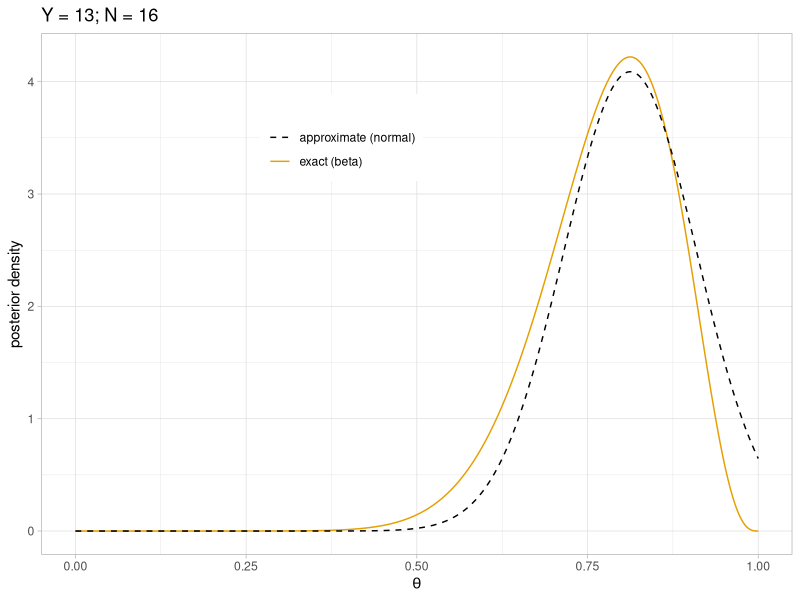
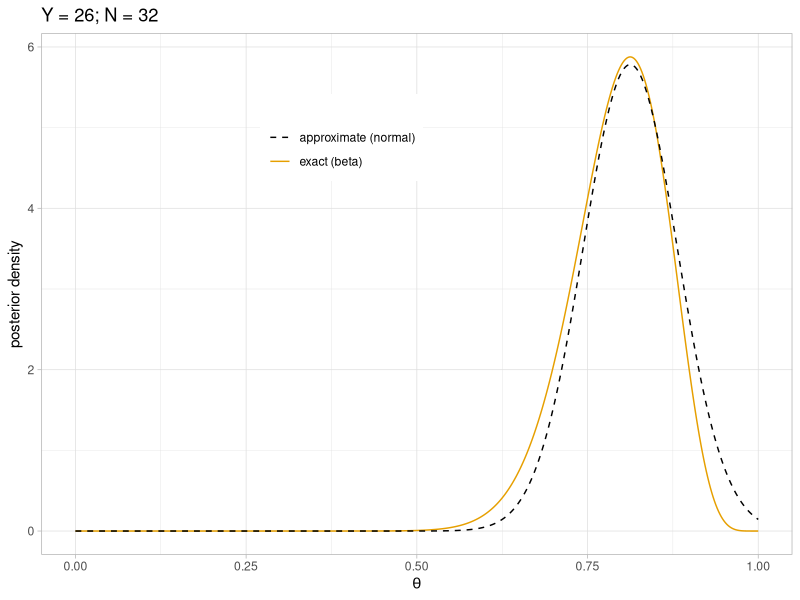
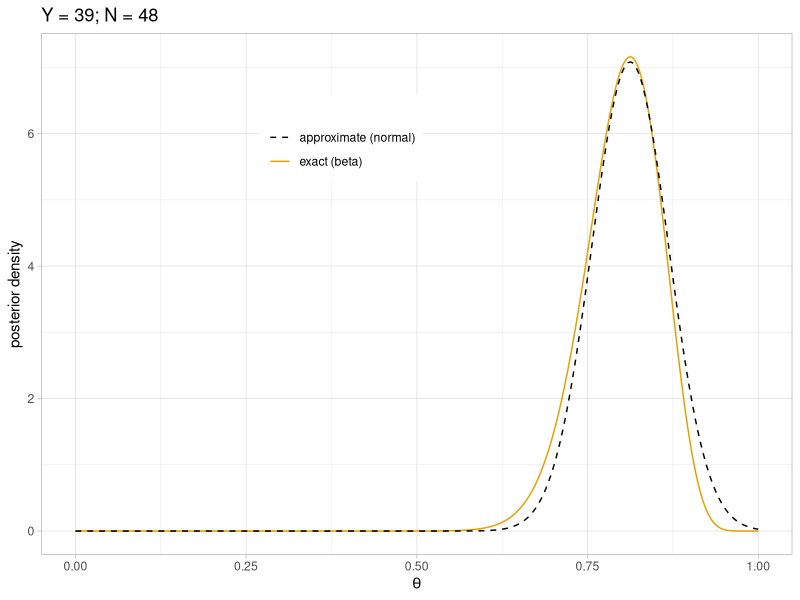
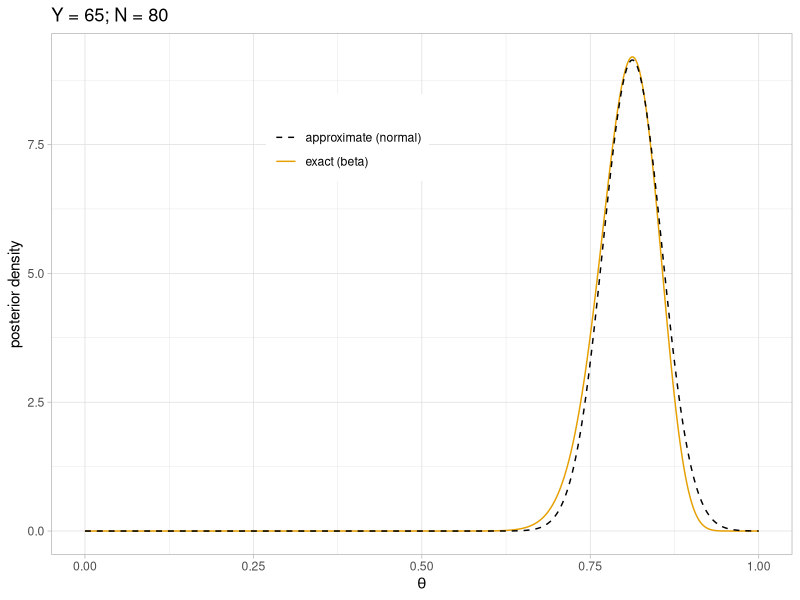
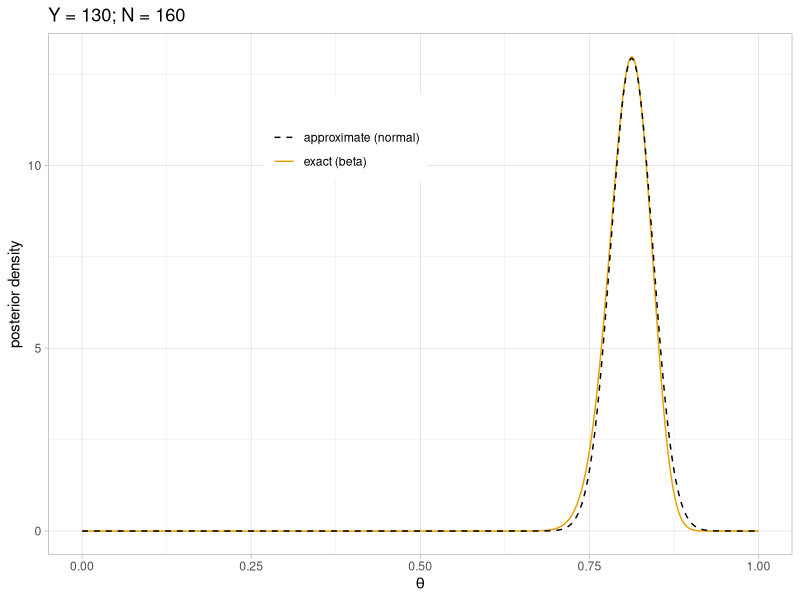
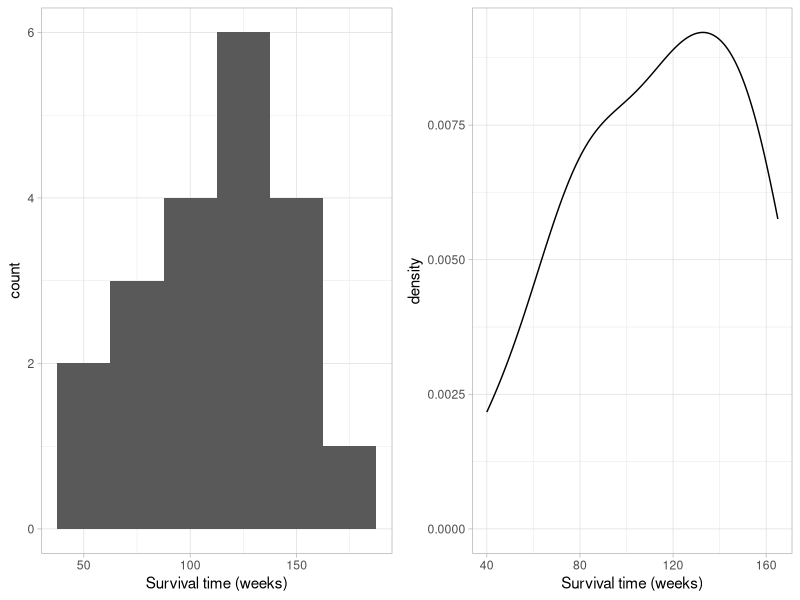
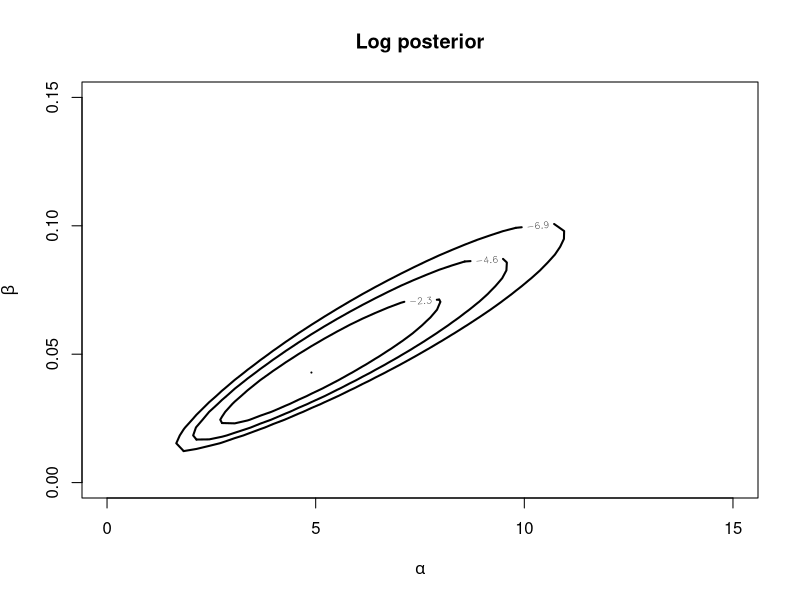
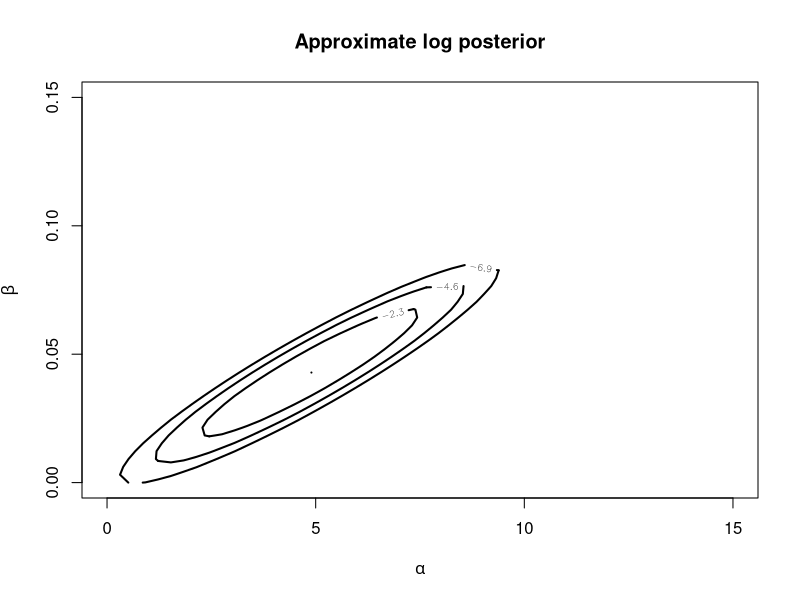

R code for these plots, in order:
## ---- chunk 1
options(htmltools.dir.version = FALSE)
knitr::opts_chunk$set(dev = 'svg')
library(gridExtra)
library(ggplot2)
library(ggthemes)
library(LearnBayes)
## ---- chunk 2
theta <- seq(0, 1, length = 500)
phat <- 13/16
pvar <- phat * (1 - phat) / 16
ggplot() +
  geom_line(aes(x = theta, y = dbeta(theta, 14, 4), 
                linetype = "exact (beta)",  color = "exact (beta)")) +
  geom_line(aes(x = theta, y = dnorm(theta, phat, sqrt(pvar)), 
                linetype = "approximate (normal)", color = "approximate (normal)")) +
  scale_color_colorblind("") +
  scale_linetype_manual("", values = c(2, 1)) +
  theme_light() +
  labs(
    x = expression(theta),
    y = "posterior density",
    title = "Y = 13; N = 16"
  ) +
  theme(legend.position = c(.4, .8))
## ---- chunk 3
theta <- seq(0, 1, length = 500)
Y <- 26
N <- 32
phat <- Y/N
pvar <- phat * (1 - phat) / N
ggplot() +
  geom_line(aes(x = theta, y = dbeta(theta, Y + 1, N - Y + 1), 
                linetype = "exact (beta)",  color = "exact (beta)")) +
  geom_line(aes(x = theta, y = dnorm(theta, phat, sqrt(pvar)), 
                linetype = "approximate (normal)", color = "approximate (normal)")) +
  scale_color_colorblind("") +
  scale_linetype_manual("", values = c(2, 1)) +
  theme_light() +
  labs(
    x = expression(theta),
    y = "posterior density",
    title = paste0("Y = ", Y, "; N = ", N)
  ) +
  theme(legend.position = c(.4, .8))
## ---- chunk 4
theta <- seq(0, 1, length = 500)
Y <- 3 * 13
N <- 3 * 16
phat <- Y/N
pvar <- phat * (1 - phat) / N
ggplot() +
  geom_line(aes(x = theta, y = dbeta(theta, Y + 1, N - Y + 1), 
                linetype = "exact (beta)",  color = "exact (beta)")) +
  geom_line(aes(x = theta, y = dnorm(theta, phat, sqrt(pvar)), 
                linetype = "approximate (normal)", color = "approximate (normal)")) +
  scale_color_colorblind("") +
  scale_linetype_manual("", values = c(2, 1)) +
  theme_light() +
  labs(
    x = expression(theta),
    y = "posterior density",
    title = paste0("Y = ", Y, "; N = ", N)
  ) +
  theme(legend.position = c(.4, .8))
## ---- chunk 5
theta <- seq(0, 1, length = 500)
Y <- 5 * 13
N <- 5 * 16
phat <- Y/N
pvar <- phat * (1 - phat) / N
ggplot() +
  geom_line(aes(x = theta, y = dbeta(theta, Y + 1, N - Y + 1), 
                linetype = "exact (beta)",  color = "exact (beta)")) +
  geom_line(aes(x = theta, y = dnorm(theta, phat, sqrt(pvar)), 
                linetype = "approximate (normal)", color = "approximate (normal)")) +
  scale_color_colorblind("") +
  scale_linetype_manual("", values = c(2, 1)) +
  theme_light() +
  labs(
    x = expression(theta),
    y = "posterior density",
    title = paste0("Y = ", Y, "; N = ", N)
  ) +
  theme(legend.position = c(.4, .8))
## ---- chunk 6
theta <- seq(0, 1, length = 500)
Y <- 10 * 13
N <- 10 * 16
phat <- Y/N
pvar <- phat * (1 - phat) / N
ggplot() +
  geom_line(aes(x = theta, y = dbeta(theta, Y + 1, N - Y + 1), 
                linetype = "exact (beta)",  color = "exact (beta)")) +
  geom_line(aes(x = theta, y = dnorm(theta, phat, sqrt(pvar)), 
                linetype = "approximate (normal)", color = "approximate (normal)")) +
  scale_color_colorblind("") +
  scale_linetype_manual("", values = c(2, 1)) +
  theme_light() +
  labs(
    x = expression(theta),
    y = "posterior density",
    title = paste0("Y = ", Y, "; N = ", N)
  ) +
  theme(legend.position = c(.4, .8))
## ---- chunk 7
times <- c(152, 152, 115, 109, 137, 88, 94, 77, 160, 165,
           125, 40, 128, 123, 136, 101, 62, 153, 83, 69)

p1 <- ggplot() +
  geom_histogram(aes(x = times), bins = 6) +
  labs(x = "Survival time (weeks)") +
  theme_light()

p2 <- ggplot() +
  geom_density(aes(x = times)) +
  labs(x = "Survival time (weeks)") +
  theme_light()

grid.arrange(p1, p2, ncol = 2)
## ---- chunk 8
lgamma_post <- function(theta, data) {
  # set up parameters
  alpha <- theta[1]
  beta  <- theta[2]
  
  loglike <- 0 
  for(i in 1:length(data)) {
    loglike <- loglike + dgamma(data[i], alpha, beta, log = TRUE)
  }
  
  post <- loglike + dgamma(alpha, 5, 1, log = TRUE) + dgamma(alpha, 2, 1, log = TRUE)
  
  return(post)
}

mycontour(lgamma_post, limits = c(xlo = 0, xhi = 15, ylo = 0, yhi = .15), data = times, main = "Log posterior")
title(xlab = expression(alpha), ylab = expression(beta))
## ---- chunk 9
gamma_fit <- laplace(lgamma_post, mode = c(8, 1), data = times)

npar = list(m = gamma_fit$mode, v = gamma_fit$var)
mycontour(lbinorm, limits = c(xlo = 0, xhi = 15, ylo = 0, yhi = .15), npar, main = "Approximate log posterior")
title(xlab = expression(alpha), ylab = expression(beta))
## ---- chunk 10
gamma_fit
## ---- chunk 11
post_sd <- sqrt(diag(gamma_fit$var))

gamma_fit$mode -  qnorm(0.975) * post_sd

gamma_fit$mode +  qnorm(0.975) * post_sd
## ---- chunk 12
post_summary <- data.frame(
  MAP = gamma_fit$mode,
  SD  = post_sd,
  lower = gamma_fit$mode -  qnorm(0.975) * post_sd,
  upper = gamma_fit$mode +  qnorm(0.975) * post_sd
)

knitr::kable(post_summary, format = "html", digits = 2)
## ---- chunk 13

mycontour(lgamma_post, limits = c(xlo = 1, xhi = 15, ylo = 0, yhi = .15), data = times, drawlabels = FALSE)
mycontour(lbinorm, limits = c(xlo = 0, xhi = 15, ylo = 0, yhi = .15), npar, add = TRUE, col = "darkorange", lty = 2, drawlabels = FALSE)
title(xlab = expression(alpha), ylab = expression(beta), main = "Log posteriors")
legend("topleft", c("Log posterior", "Normal approximation"), lty = c(1, 2), 
       col = c("black", "darkorange"), bty = "n")
## ---- chunk 14
library(MASS)
posterior_samples <- mvrnorm(1000, gamma_fit$mode, gamma_fit$var)
mean_survival <- posterior_samples[,1] / posterior_samples[,2]
## ---- chunk 15
ggplot() +
  geom_histogram(aes(x = mean_survival)) +
  labs(x = "Mean survival time (weeks)") +
  theme_light()
## ---- chunk 16
library(LearnBayes)
data("cancermortality")
## ---- chunk 17
lbetabinom_post0 <- function(theta, data) {
  eta <- theta[1]
  K   <- theta[2]
  
  y <- data[,1]
  n <- data[,2]

  N <- length(y)
  
  lpost <- 0
  for(i in 1:N) {
    lpost <- lpost + 
      lbeta(K * eta + y[i], K * (1 - eta) + n[i] - y[i])
  }
  lpost <- lpost - N * lbeta(K * eta, K * (1 - eta))
  lpost <- lpost - log(eta) - log(1 - eta) - 2 * log(1 + K)
  
  return(lpost)
}
## ---- chunk 18
mycontour(lbetabinom_post0, limits = c(.0001, .003, 1, 20000), data = cancermortality, drawlabels = FALSE)
title(xlab = expression(eta), ylab = "K", main = "Log posterior")
## ---- chunk 19
lbetabinom_post <- function(theta, data) {
  theta1 <- theta[1] #<<
  theta2 <- theta[2] #<<
  
  eta <- exp(theta1) / (1 + exp(theta1)) #<<
  K   <- exp(theta2) #<<
  
  y <- data[,1]
  n <- data[,2]

  N <- length(y)
  
  lpost <- 0
  for(i in 1:N) {
    lpost <- lpost + 
      lbeta(K * eta + y[i], K * (1 - eta) + n[i] - y[i])
  }
  lpost <- lpost - N * lbeta(K * eta, K * (1 - eta))
  lpost <- lpost - log(eta) - log(1 - eta) - 2 * log(1 + K)
  
  return(lpost)
}
## ---- chunk 20
mycontour(lbetabinom_post, limits = c(-8.1, -4, 2.2, 16.5), data = cancermortality)
title(xlab = bquote("logit" ~eta), ylab = "log K", main = "Log posterior")
## ---- chunk 21
betabinom_fit <- laplace(lbetabinom_post, mode = c(-7,6), 
                         data = cancermortality)
## ---- chunk 22
npar <- list(m = betabinom_fit$mode, v = betabinom_fit$var)
mycontour(lbinorm, c(-8.1, -4, 2.2, 16.5), npar)
title(xlab = bquote("logit" ~eta), ylab = "log K", main = "Approximate log posterior")
## ---- chunk 23
npar <- list(m = betabinom_fit$mode, v = betabinom_fit$var)
mycontour(lbetabinom_post, limits = c(-8.1, -4, 2.2, 16.5), data = cancermortality)
mycontour(lbinorm, c(-8.1, -4, 2.2, 16.5), npar, add = TRUE, col= "darkorange", drawlabels = FALSE, lty =2)
title(xlab = bquote("logit" ~eta), ylab = "log K", main = "Log posterior")
legend("topright", c("Log posterior", "Normal approximation"), lty = c(1, 2), 
       col = c("black", "darkorange"), bty = "n")
